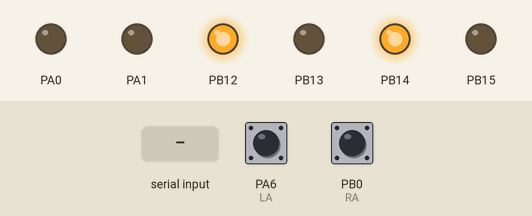
Bench run of a program on a simulated STM32 Black Pill. Parts: output pins drawn as LEDs (lit = HIGH). The test bench sets the inputs (shaded band); at power-on: PA6 (LA) HIGH, PB0 (RA) HIGH.

Above: at 1.2 s.
1.3 s: "M 90 45\n" received over the second serial link
At 1.7 s:
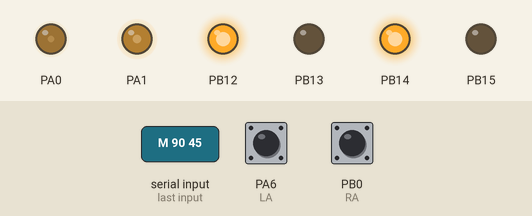
2.8 s: "STOP\n" received over the second serial link
At 4.0 s:
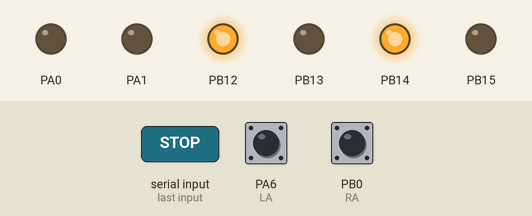
Timing chart, 0 to 5.8 s (numbered marks = the images above; inputs shaded):
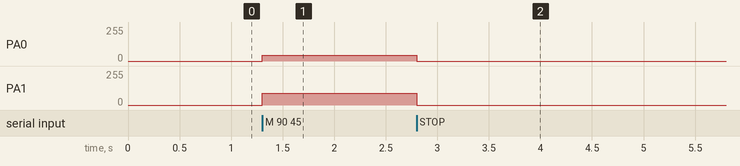

Measured:
- after the input at 1.3 s, PA0: 0/255 → 45/255 at once; PA1: 0/255 → 90/255 at once
- after the input at 2.8 s, PA0: 45/255 → 0/255 at once; PA1: 90/255 → 0/255 at once

The program:

main.cpp
```cpp
#include <Arduino.h>
extern HardwareSerial Serial1;
constexpr uint32_t ENA=PA1, IN1=PB14, IN2=PB15, ENB=PA0, IN3=PB12, IN4=PB13;
constexpr uint32_t LA=PA6, LB=PA7, RA=PB0, RB=PB1;
volatile long leftCount=0,rightCount=0;
void leftISR(){ leftCount += digitalRead(LB) ? -1 : 1; }
void rightISR(){ rightCount += digitalRead(RB) ? -1 : 1; }
void drive(uint32_t en,uint32_t a,uint32_t b,int v){
  v=constrain(v,-255,255); digitalWrite(a,v>=0); digitalWrite(b,v<0); analogWrite(en,abs(v));
}
void setup(){
  Serial1.begin(115200); analogWriteResolution(8);
  for(uint32_t p:{ENA,IN1,IN2,ENB,IN3,IN4}) pinMode(p,OUTPUT);
  pinMode(LA,INPUT_PULLUP);pinMode(LB,INPUT_PULLUP);pinMode(RA,INPUT_PULLUP);pinMode(RB,INPUT_PULLUP);
  attachInterrupt(digitalPinToInterrupt(LA),leftISR,RISING); attachInterrupt(digitalPinToInterrupt(RA),rightISR,RISING);
  drive(ENA,IN1,IN2,0);drive(ENB,IN3,IN4,0); Serial1.println("MOTOR:READY; M <left> <right>, STOP, ZERO");
}
void loop(){
 static uint32_t last=0; static String s;
 while(Serial1.available()){char c=Serial1.read();if(c!='\n'){s+=c;continue;}int l,r;
  if(sscanf(s.c_str(),"M %d %d",&l,&r)==2){drive(ENA,IN1,IN2,l);drive(ENB,IN3,IN4,r);}
  else if(s=="STOP"){drive(ENA,IN1,IN2,0);drive(ENB,IN3,IN4,0);} else if(s=="ZERO"){noInterrupts();leftCount=rightCount=0;interrupts();} s="";}
 if(millis()-last>=100){last=millis();noInterrupts();long l=leftCount,r=rightCount;interrupts();Serial1.printf("ENC:%ld,%ld\n",l,r);}
}
```
